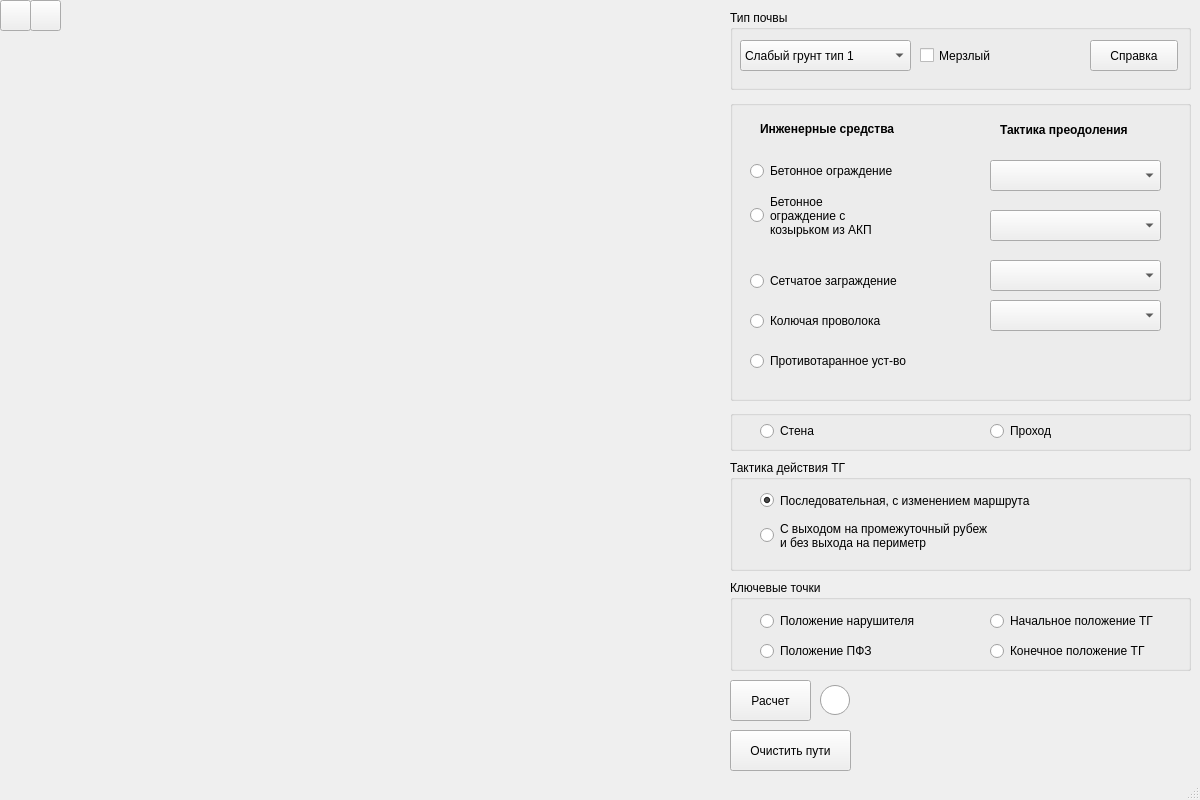
<?xml version="1.0" encoding="UTF-8"?>
<ui version="4.0">
 <class>MainWindow</class>
 <widget class="QMainWindow" name="MainWindow">
  <property name="enabled">
   <bool>true</bool>
  </property>
  <property name="geometry">
   <rect>
    <x>0</x>
    <y>0</y>
    <width>1200</width>
    <height>800</height>
   </rect>
  </property>
  <property name="sizePolicy">
   <sizepolicy hsizetype="Fixed" vsizetype="Fixed">
    <horstretch>0</horstretch>
    <verstretch>0</verstretch>
   </sizepolicy>
  </property>
  <property name="minimumSize">
   <size>
    <width>1200</width>
    <height>800</height>
   </size>
  </property>
  <property name="maximumSize">
   <size>
    <width>1200</width>
    <height>800</height>
   </size>
  </property>
  <property name="windowTitle">
   <string>MainWindow</string>
  </property>
  <widget class="QWidget" name="centralwidget">
   <property name="sizePolicy">
    <sizepolicy hsizetype="Ignored" vsizetype="Ignored">
     <horstretch>0</horstretch>
     <verstretch>0</verstretch>
    </sizepolicy>
   </property>
   <widget class="QPushButton" name="actionButton">
    <property name="geometry">
     <rect>
      <x>730</x>
      <y>680</y>
      <width>81</width>
      <height>41</height>
     </rect>
    </property>
    <property name="text">
     <string>Расчет</string>
    </property>
   </widget>
   <widget class="QGroupBox" name="groundBox">
    <property name="geometry">
     <rect>
      <x>730</x>
      <y>10</y>
      <width>461</width>
      <height>80</height>
     </rect>
    </property>
    <property name="title">
     <string>Тип почвы</string>
    </property>
    <widget class="QCheckBox" name="freezeBox">
     <property name="geometry">
      <rect>
       <x>190</x>
       <y>30</y>
       <width>88</width>
       <height>31</height>
      </rect>
     </property>
     <property name="text">
      <string>Мерзлый</string>
     </property>
    </widget>
    <widget class="QComboBox" name="chooseGroundBox">
     <property name="geometry">
      <rect>
       <x>10</x>
       <y>30</y>
       <width>171</width>
       <height>31</height>
      </rect>
     </property>
     <property name="currentIndex">
      <number>0</number>
     </property>
     <item>
      <property name="text">
       <string>Слабый грунт тип 1</string>
      </property>
     </item>
     <item>
      <property name="text">
       <string>Слабый грунт тип 2</string>
      </property>
     </item>
     <item>
      <property name="text">
       <string>Средний грунт тип 1</string>
      </property>
     </item>
     <item>
      <property name="text">
       <string>Средний грунт тип 2</string>
      </property>
     </item>
     <item>
      <property name="text">
       <string>Твердый грунт тип 1</string>
      </property>
     </item>
     <item>
      <property name="text">
       <string>Твердый грунт тип 2</string>
      </property>
     </item>
     <item>
      <property name="text">
       <string>Скальный грунт тип 1</string>
      </property>
     </item>
     <item>
      <property name="text">
       <string>Скальный грунт тип 2</string>
      </property>
     </item>
     <item>
      <property name="text">
       <string>Скальный грунт тип 3</string>
      </property>
     </item>
    </widget>
    <widget class="QPushButton" name="helpGroundButton">
     <property name="geometry">
      <rect>
       <x>360</x>
       <y>30</y>
       <width>88</width>
       <height>31</height>
      </rect>
     </property>
     <property name="text">
      <string>Справка</string>
     </property>
     <property name="icon">
      <iconset theme="help-about">
       <normaloff>.</normaloff>.</iconset>
     </property>
    </widget>
   </widget>
   <widget class="QGroupBox" name="facilitiesBox">
    <property name="geometry">
     <rect>
      <x>730</x>
      <y>100</y>
      <width>461</width>
      <height>301</height>
     </rect>
    </property>
    <property name="title">
     <string/>
    </property>
    <widget class="QStackedWidget" name="stackedWidget">
     <property name="geometry">
      <rect>
       <x>10</x>
       <y>10</y>
       <width>441</width>
       <height>281</height>
      </rect>
     </property>
     <property name="currentIndex">
      <number>1</number>
     </property>
     <widget class="QWidget" name="page_1">
      <widget class="QRadioButton" name="woodDoor">
       <property name="geometry">
        <rect>
         <x>10</x>
         <y>50</y>
         <width>181</width>
         <height>22</height>
        </rect>
       </property>
       <property name="text">
        <string>Деревянная дверь</string>
       </property>
       <attribute name="buttonGroup">
        <string notr="true">buttonGroup</string>
       </attribute>
      </widget>
      <widget class="QRadioButton" name="woodMetalDoor">
       <property name="geometry">
        <rect>
         <x>10</x>
         <y>100</y>
         <width>171</width>
         <height>41</height>
        </rect>
       </property>
       <property name="text">
        <string>Деревянная дверь,
обитая металлом</string>
       </property>
       <attribute name="buttonGroup">
        <string notr="true">buttonGroup</string>
       </attribute>
      </widget>
      <widget class="QRadioButton" name="metalDoor">
       <property name="geometry">
        <rect>
         <x>10</x>
         <y>180</y>
         <width>191</width>
         <height>22</height>
        </rect>
       </property>
       <property name="text">
        <string>Металлическая дверь</string>
       </property>
       <attribute name="buttonGroup">
        <string notr="true">buttonGroup</string>
       </attribute>
      </widget>
      <widget class="QRadioButton" name="window">
       <property name="geometry">
        <rect>
         <x>10</x>
         <y>240</y>
         <width>105</width>
         <height>22</height>
        </rect>
       </property>
       <property name="text">
        <string>Окно</string>
       </property>
       <attribute name="buttonGroup">
        <string notr="true">buttonGroup</string>
       </attribute>
      </widget>
      <widget class="QComboBox" name="woodBox">
       <property name="geometry">
        <rect>
         <x>250</x>
         <y>50</y>
         <width>171</width>
         <height>31</height>
        </rect>
       </property>
       <property name="currentIndex">
        <number>-1</number>
       </property>
       <item>
        <property name="text">
         <string>Выбивание</string>
        </property>
       </item>
       <item>
        <property name="text">
         <string>Разрушение петель </string>
        </property>
       </item>
       <item>
        <property name="text">
         <string>Разрушение замка</string>
        </property>
       </item>
       <item>
        <property name="text">
         <string>Отжим двери</string>
        </property>
       </item>
       <item>
        <property name="text">
         <string>Отжим ригеля</string>
        </property>
       </item>
      </widget>
      <widget class="QComboBox" name="woodMetalBox">
       <property name="geometry">
        <rect>
         <x>250</x>
         <y>110</y>
         <width>171</width>
         <height>31</height>
        </rect>
       </property>
       <property name="currentIndex">
        <number>-1</number>
       </property>
       <item>
        <property name="text">
         <string>Выбивание</string>
        </property>
       </item>
       <item>
        <property name="text">
         <string>Разрушение петель</string>
        </property>
       </item>
       <item>
        <property name="text">
         <string>Разрушенеие замка</string>
        </property>
       </item>
       <item>
        <property name="text">
         <string>Отжим двери</string>
        </property>
       </item>
       <item>
        <property name="text">
         <string>Отжим ригеля</string>
        </property>
       </item>
      </widget>
      <widget class="QComboBox" name="metalBox">
       <property name="geometry">
        <rect>
         <x>250</x>
         <y>170</y>
         <width>171</width>
         <height>31</height>
        </rect>
       </property>
       <property name="currentIndex">
        <number>-1</number>
       </property>
       <item>
        <property name="text">
         <string>Выбивание</string>
        </property>
       </item>
       <item>
        <property name="text">
         <string>Разрезание ножовкой</string>
        </property>
       </item>
       <item>
        <property name="text">
         <string>Газовая резка</string>
        </property>
       </item>
       <item>
        <property name="text">
         <string>Разрушение замка</string>
        </property>
       </item>
       <item>
        <property name="text">
         <string>Отжим двери</string>
        </property>
       </item>
       <item>
        <property name="text">
         <string>Отжим ригеля</string>
        </property>
       </item>
      </widget>
      <widget class="QComboBox" name="windowBox">
       <property name="geometry">
        <rect>
         <x>250</x>
         <y>230</y>
         <width>171</width>
         <height>31</height>
        </rect>
       </property>
       <property name="currentIndex">
        <number>-1</number>
       </property>
       <item>
        <property name="text">
         <string>Пролом стекла А1-А3</string>
        </property>
       </item>
       <item>
        <property name="text">
         <string>Пролом стекла Б1</string>
        </property>
       </item>
       <item>
        <property name="text">
         <string>Пролом стекла Б2</string>
        </property>
       </item>
       <item>
        <property name="text">
         <string>Пролом стекла Б3</string>
        </property>
       </item>
      </widget>
      <widget class="QLabel" name="tacticsLabel_1">
       <property name="geometry">
        <rect>
         <x>260</x>
         <y>10</y>
         <width>151</width>
         <height>20</height>
        </rect>
       </property>
       <property name="font">
        <font>
         <weight>75</weight>
         <bold>true</bold>
        </font>
       </property>
       <property name="text">
        <string>Тактика преодоления</string>
       </property>
      </widget>
      <widget class="QLabel" name="facilitiesLabel_1">
       <property name="geometry">
        <rect>
         <x>20</x>
         <y>10</y>
         <width>171</width>
         <height>18</height>
        </rect>
       </property>
       <property name="font">
        <font>
         <weight>75</weight>
         <bold>true</bold>
        </font>
       </property>
       <property name="text">
        <string>Инженерные средства</string>
       </property>
      </widget>
     </widget>
     <widget class="QWidget" name="page_2">
      <widget class="QRadioButton" name="concrete">
       <property name="geometry">
        <rect>
         <x>10</x>
         <y>50</y>
         <width>191</width>
         <height>22</height>
        </rect>
       </property>
       <property name="text">
        <string>Бетонное ограждение</string>
       </property>
       <attribute name="buttonGroup">
        <string notr="true">buttonGroup</string>
       </attribute>
      </widget>
      <widget class="QRadioButton" name="concreteAKP">
       <property name="geometry">
        <rect>
         <x>10</x>
         <y>80</y>
         <width>171</width>
         <height>51</height>
        </rect>
       </property>
       <property name="text">
        <string notr="true">Бетонное
ограждение с
козырьком из АКП </string>
       </property>
       <attribute name="buttonGroup">
        <string notr="true">buttonGroup</string>
       </attribute>
      </widget>
      <widget class="QRadioButton" name="gridWall">
       <property name="geometry">
        <rect>
         <x>10</x>
         <y>160</y>
         <width>201</width>
         <height>22</height>
        </rect>
       </property>
       <property name="text">
        <string>Сетчатое заграждение</string>
       </property>
       <attribute name="buttonGroup">
        <string notr="true">buttonGroup</string>
       </attribute>
      </widget>
      <widget class="QRadioButton" name="barbedWall">
       <property name="geometry">
        <rect>
         <x>10</x>
         <y>200</y>
         <width>171</width>
         <height>22</height>
        </rect>
       </property>
       <property name="text">
        <string>Колючая проволока</string>
       </property>
       <attribute name="buttonGroup">
        <string notr="true">buttonGroup</string>
       </attribute>
      </widget>
      <widget class="QComboBox" name="concreteAKPBox">
       <property name="geometry">
        <rect>
         <x>250</x>
         <y>100</y>
         <width>171</width>
         <height>31</height>
        </rect>
       </property>
       <property name="currentIndex">
        <number>-1</number>
       </property>
       <item>
        <property name="text">
         <string>Перелаз</string>
        </property>
       </item>
       <item>
        <property name="text">
         <string>Подкоп</string>
        </property>
       </item>
      </widget>
      <widget class="QComboBox" name="concreteBox">
       <property name="geometry">
        <rect>
         <x>250</x>
         <y>50</y>
         <width>171</width>
         <height>31</height>
        </rect>
       </property>
       <property name="currentIndex">
        <number>-1</number>
       </property>
       <item>
        <property name="text">
         <string>Перелаз</string>
        </property>
       </item>
       <item>
        <property name="text">
         <string>Подкоп</string>
        </property>
       </item>
      </widget>
      <widget class="QComboBox" name="gridWallBox">
       <property name="geometry">
        <rect>
         <x>250</x>
         <y>150</y>
         <width>171</width>
         <height>31</height>
        </rect>
       </property>
       <property name="currentIndex">
        <number>-1</number>
       </property>
       <item>
        <property name="text">
         <string>Перелаз</string>
        </property>
       </item>
       <item>
        <property name="text">
         <string>Пролом</string>
        </property>
       </item>
       <item>
        <property name="text">
         <string>Подкоп</string>
        </property>
       </item>
      </widget>
      <widget class="QComboBox" name="barbedWallBox">
       <property name="geometry">
        <rect>
         <x>250</x>
         <y>190</y>
         <width>171</width>
         <height>31</height>
        </rect>
       </property>
       <property name="currentIndex">
        <number>-1</number>
       </property>
       <item>
        <property name="text">
         <string>Перелаз</string>
        </property>
       </item>
       <item>
        <property name="text">
         <string>Пролом</string>
        </property>
       </item>
       <item>
        <property name="text">
         <string>Подкоп</string>
        </property>
       </item>
      </widget>
      <widget class="QLabel" name="facilitiesLabel_2">
       <property name="geometry">
        <rect>
         <x>20</x>
         <y>10</y>
         <width>171</width>
         <height>18</height>
        </rect>
       </property>
       <property name="font">
        <font>
         <weight>75</weight>
         <bold>true</bold>
        </font>
       </property>
       <property name="text">
        <string>Инженерные средства</string>
       </property>
      </widget>
      <widget class="QLabel" name="tacticsLabel_2">
       <property name="geometry">
        <rect>
         <x>260</x>
         <y>10</y>
         <width>151</width>
         <height>20</height>
        </rect>
       </property>
       <property name="font">
        <font>
         <weight>75</weight>
         <bold>true</bold>
        </font>
       </property>
       <property name="text">
        <string>Тактика преодоления</string>
       </property>
      </widget>
      <widget class="QRadioButton" name="antiram">
       <property name="geometry">
        <rect>
         <x>10</x>
         <y>240</y>
         <width>191</width>
         <height>22</height>
        </rect>
       </property>
       <property name="text">
        <string>Противотаранное уст-во</string>
       </property>
       <attribute name="buttonGroup">
        <string notr="true">buttonGroup</string>
       </attribute>
      </widget>
      <zorder>gridWallBox</zorder>
      <zorder>concrete</zorder>
      <zorder>concreteAKP</zorder>
      <zorder>gridWall</zorder>
      <zorder>barbedWall</zorder>
      <zorder>concreteAKPBox</zorder>
      <zorder>concreteBox</zorder>
      <zorder>barbedWallBox</zorder>
      <zorder>facilitiesLabel_2</zorder>
      <zorder>tacticsLabel_2</zorder>
      <zorder>antiram</zorder>
     </widget>
     <widget class="QWidget" name="page_3">
      <widget class="QRadioButton" name="irFacility">
       <property name="geometry">
        <rect>
         <x>20</x>
         <y>100</y>
         <width>171</width>
         <height>22</height>
        </rect>
       </property>
       <property name="text">
        <string>Инфракрасный датчик</string>
       </property>
       <attribute name="buttonGroup">
        <string notr="true">buttonGroup</string>
       </attribute>
      </widget>
      <widget class="QRadioButton" name="gerkonFacility">
       <property name="geometry">
        <rect>
         <x>250</x>
         <y>100</y>
         <width>191</width>
         <height>22</height>
        </rect>
       </property>
       <property name="text">
        <string>Герконовый датчик</string>
       </property>
       <attribute name="buttonGroup">
        <string notr="true">buttonGroup</string>
       </attribute>
      </widget>
      <widget class="QRadioButton" name="elmechFacility">
       <property name="geometry">
        <rect>
         <x>20</x>
         <y>160</y>
         <width>221</width>
         <height>22</height>
        </rect>
       </property>
       <property name="text">
        <string>Электромеханический замок</string>
       </property>
       <attribute name="buttonGroup">
        <string notr="true">buttonGroup</string>
       </attribute>
      </widget>
      <widget class="QRadioButton" name="turnstileFacility">
       <property name="geometry">
        <rect>
         <x>20</x>
         <y>40</y>
         <width>151</width>
         <height>22</height>
        </rect>
       </property>
       <property name="text">
        <string>Турникет</string>
       </property>
       <attribute name="buttonGroup">
        <string notr="true">buttonGroup</string>
       </attribute>
      </widget>
      <widget class="QLabel" name="tacticsLabel_3">
       <property name="geometry">
        <rect>
         <x>110</x>
         <y>10</y>
         <width>251</width>
         <height>20</height>
        </rect>
       </property>
       <property name="font">
        <font>
         <weight>75</weight>
         <bold>true</bold>
        </font>
       </property>
       <property name="text">
        <string>Технические средства обнаружения</string>
       </property>
      </widget>
      <widget class="QRadioButton" name="videoFacility">
       <property name="geometry">
        <rect>
         <x>20</x>
         <y>70</y>
         <width>151</width>
         <height>22</height>
        </rect>
       </property>
       <property name="text">
        <string>Видеокамера</string>
       </property>
       <attribute name="buttonGroup">
        <string notr="true">buttonGroup</string>
       </attribute>
      </widget>
      <widget class="QRadioButton" name="cardFacility">
       <property name="geometry">
        <rect>
         <x>20</x>
         <y>190</y>
         <width>191</width>
         <height>22</height>
        </rect>
       </property>
       <property name="text">
        <string>Считыватели карт</string>
       </property>
       <attribute name="buttonGroup">
        <string notr="true">buttonGroup</string>
       </attribute>
      </widget>
      <widget class="QRadioButton" name="alarmFacility">
       <property name="geometry">
        <rect>
         <x>250</x>
         <y>190</y>
         <width>191</width>
         <height>22</height>
        </rect>
       </property>
       <property name="text">
        <string>Кнопка тревоги</string>
       </property>
       <attribute name="buttonGroup">
        <string notr="true">buttonGroup</string>
       </attribute>
      </widget>
      <widget class="QRadioButton" name="glassFacility">
       <property name="geometry">
        <rect>
         <x>250</x>
         <y>40</y>
         <width>191</width>
         <height>22</height>
        </rect>
       </property>
       <property name="text">
        <string>Датчик разбития стекла</string>
       </property>
       <attribute name="buttonGroup">
        <string notr="true">buttonGroup</string>
       </attribute>
      </widget>
      <widget class="QRadioButton" name="warmFacility">
       <property name="geometry">
        <rect>
         <x>250</x>
         <y>70</y>
         <width>191</width>
         <height>22</height>
        </rect>
       </property>
       <property name="text">
        <string>Тепловой извещатель</string>
       </property>
       <attribute name="buttonGroup">
        <string notr="true">buttonGroup</string>
       </attribute>
      </widget>
      <widget class="QRadioButton" name="bioFacility">
       <property name="geometry">
        <rect>
         <x>20</x>
         <y>130</y>
         <width>221</width>
         <height>22</height>
        </rect>
       </property>
       <property name="text">
        <string>Биометрический считыватель</string>
       </property>
       <attribute name="buttonGroup">
        <string notr="true">buttonGroup</string>
       </attribute>
      </widget>
      <widget class="QRadioButton" name="capacityFacility">
       <property name="geometry">
        <rect>
         <x>250</x>
         <y>130</y>
         <width>181</width>
         <height>21</height>
        </rect>
       </property>
       <property name="text">
        <string>Емкостное средство</string>
       </property>
       <attribute name="buttonGroup">
        <string notr="true">buttonGroup</string>
       </attribute>
      </widget>
      <widget class="QRadioButton" name="radioFacility">
       <property name="geometry">
        <rect>
         <x>250</x>
         <y>160</y>
         <width>201</width>
         <height>20</height>
        </rect>
       </property>
       <property name="text">
        <string>Радиолучевое средство</string>
       </property>
       <attribute name="buttonGroup">
        <string notr="true">buttonGroup</string>
       </attribute>
      </widget>
      <widget class="QRadioButton" name="bombFacility">
       <property name="geometry">
        <rect>
         <x>20</x>
         <y>220</y>
         <width>151</width>
         <height>22</height>
        </rect>
       </property>
       <property name="text">
        <string>Обнаружитель ВВ</string>
       </property>
       <attribute name="buttonGroup">
        <string notr="true">buttonGroup</string>
       </attribute>
      </widget>
      <widget class="QRadioButton" name="piezoFacility">
       <property name="geometry">
        <rect>
         <x>250</x>
         <y>220</y>
         <width>181</width>
         <height>22</height>
        </rect>
       </property>
       <property name="text">
        <string>Пьезоэлектрическое</string>
       </property>
       <attribute name="buttonGroup">
        <string notr="true">buttonGroup</string>
       </attribute>
      </widget>
      <widget class="QRadioButton" name="gatewayFacility">
       <property name="geometry">
        <rect>
         <x>20</x>
         <y>250</y>
         <width>151</width>
         <height>22</height>
        </rect>
       </property>
       <property name="text">
        <string>Шлюз</string>
       </property>
       <attribute name="buttonGroup">
        <string notr="true">buttonGroup</string>
       </attribute>
      </widget>
     </widget>
    </widget>
    <widget class="QPushButton" name="listButton_prev">
     <property name="geometry">
      <rect>
       <x>420</x>
       <y>10</y>
       <width>21</width>
       <height>21</height>
      </rect>
     </property>
     <property name="font">
      <font>
       <pointsize>15</pointsize>
      </font>
     </property>
     <property name="cursor">
      <cursorShape>PointingHandCursor</cursorShape>
     </property>
     <property name="styleSheet">
      <string notr="true">QPushButton {border:  none}</string>
     </property>
     <property name="text">
      <string/>
     </property>
     <property name="icon">
      <iconset theme="go-previous">
       <normaloff>.</normaloff>.</iconset>
     </property>
    </widget>
   </widget>
   <widget class="QGroupBox" name="tacticsBox">
    <property name="geometry">
     <rect>
      <x>730</x>
      <y>460</y>
      <width>461</width>
      <height>111</height>
     </rect>
    </property>
    <property name="title">
     <string>Тактика действия ТГ</string>
    </property>
    <widget class="QRadioButton" name="consistentTactic">
     <property name="enabled">
      <bool>true</bool>
     </property>
     <property name="geometry">
      <rect>
       <x>30</x>
       <y>30</y>
       <width>361</width>
       <height>21</height>
      </rect>
     </property>
     <property name="text">
      <string>Последовательная, с изменением маршрута</string>
     </property>
     <property name="checked">
      <bool>true</bool>
     </property>
    </widget>
    <widget class="QRadioButton" name="intermediateTactic">
     <property name="geometry">
      <rect>
       <x>30</x>
       <y>50</y>
       <width>321</width>
       <height>51</height>
      </rect>
     </property>
     <property name="text">
      <string>С выходом на промежуточный рубеж
и без выхода на периметр </string>
     </property>
    </widget>
   </widget>
   <widget class="QGroupBox" name="groupBox">
    <property name="geometry">
     <rect>
      <x>730</x>
      <y>580</y>
      <width>461</width>
      <height>91</height>
     </rect>
    </property>
    <property name="title">
     <string>Ключевые точки</string>
    </property>
    <widget class="QRadioButton" name="intruder">
     <property name="geometry">
      <rect>
       <x>30</x>
       <y>30</y>
       <width>201</width>
       <height>22</height>
      </rect>
     </property>
     <property name="text">
      <string>Положение нарушителя</string>
     </property>
     <attribute name="buttonGroup">
      <string notr="true">buttonGroup</string>
     </attribute>
    </widget>
    <widget class="QRadioButton" name="PFZ">
     <property name="geometry">
      <rect>
       <x>30</x>
       <y>60</y>
       <width>181</width>
       <height>22</height>
      </rect>
     </property>
     <property name="text">
      <string>Положение ПФЗ</string>
     </property>
     <attribute name="buttonGroup">
      <string notr="true">buttonGroup</string>
     </attribute>
    </widget>
    <widget class="QRadioButton" name="startTG">
     <property name="geometry">
      <rect>
       <x>260</x>
       <y>30</y>
       <width>211</width>
       <height>22</height>
      </rect>
     </property>
     <property name="text">
      <string>Начальное положение ТГ</string>
     </property>
     <attribute name="buttonGroup">
      <string notr="true">buttonGroup</string>
     </attribute>
    </widget>
    <widget class="QRadioButton" name="endTG">
     <property name="geometry">
      <rect>
       <x>260</x>
       <y>60</y>
       <width>201</width>
       <height>22</height>
      </rect>
     </property>
     <property name="text">
      <string>Конечное положение ТГ</string>
     </property>
     <attribute name="buttonGroup">
      <string notr="true">buttonGroup</string>
     </attribute>
    </widget>
   </widget>
   <widget class="QGroupBox" name="groupBox_2">
    <property name="geometry">
     <rect>
      <x>730</x>
      <y>410</y>
      <width>461</width>
      <height>41</height>
     </rect>
    </property>
    <property name="title">
     <string/>
    </property>
    <widget class="QRadioButton" name="wall">
     <property name="geometry">
      <rect>
       <x>30</x>
       <y>10</y>
       <width>105</width>
       <height>22</height>
      </rect>
     </property>
     <property name="text">
      <string>Стена</string>
     </property>
     <attribute name="buttonGroup">
      <string notr="true">buttonGroup</string>
     </attribute>
    </widget>
    <widget class="QRadioButton" name="passage">
     <property name="geometry">
      <rect>
       <x>260</x>
       <y>10</y>
       <width>105</width>
       <height>22</height>
      </rect>
     </property>
     <property name="text">
      <string>Проход</string>
     </property>
     <attribute name="buttonGroup">
      <string notr="true">buttonGroup</string>
     </attribute>
    </widget>
   </widget>
   <widget class="QPushButton" name="clearButton">
    <property name="geometry">
     <rect>
      <x>730</x>
      <y>730</y>
      <width>121</width>
      <height>41</height>
     </rect>
    </property>
    <property name="text">
     <string>Очистить пути</string>
    </property>
   </widget>
   <widget class="QRadioButton" name="clearCellButton">
    <property name="geometry">
     <rect>
      <x>820</x>
      <y>680</y>
      <width>31</width>
      <height>41</height>
     </rect>
    </property>
    <property name="styleSheet">
     <string notr="true">QRadioButton::indicator {
     width: 30px;
     height: 30px;
 }
QRadioButton::indicator::unchecked {
     image: url(pictures/ClearPicUnchecked.png);
 }
QRadioButton::indicator::checked {
     image: url(pictures/ClearPicChecked.png);
 }</string>
    </property>
    <property name="text">
     <string/>
    </property>
    <attribute name="buttonGroup">
     <string notr="true">buttonGroup</string>
    </attribute>
   </widget>
   <widget class="QLabel" name="outputLabel">
    <property name="geometry">
     <rect>
      <x>910</x>
      <y>680</y>
      <width>281</width>
      <height>91</height>
     </rect>
    </property>
    <property name="text">
     <string/>
    </property>
   </widget>
   <widget class="QPushButton" name="saveButton">
    <property name="geometry">
     <rect>
      <x>0</x>
      <y>0</y>
      <width>31</width>
      <height>31</height>
     </rect>
    </property>
    <property name="text">
     <string/>
    </property>
    <property name="icon">
     <iconset>
      <normaloff>pictures/save.png</normaloff>
      <normalon>pictures/save.png</normalon>pictures/save.png</iconset>
    </property>
    <property name="iconSize">
     <size>
      <width>24</width>
      <height>24</height>
     </size>
    </property>
   </widget>
   <widget class="QPushButton" name="loadButton">
    <property name="geometry">
     <rect>
      <x>30</x>
      <y>0</y>
      <width>31</width>
      <height>31</height>
     </rect>
    </property>
    <property name="text">
     <string/>
    </property>
    <property name="icon">
     <iconset>
      <normaloff>pictures/open.png</normaloff>pictures/open.png</iconset>
    </property>
    <property name="iconSize">
     <size>
      <width>24</width>
      <height>24</height>
     </size>
    </property>
   </widget>
   <widget class="QPushButton" name="listButton_next">
    <property name="geometry">
     <rect>
      <x>1165</x>
      <y>110</y>
      <width>20</width>
      <height>21</height>
     </rect>
    </property>
    <property name="font">
     <font>
      <pointsize>15</pointsize>
     </font>
    </property>
    <property name="cursor">
     <cursorShape>PointingHandCursor</cursorShape>
    </property>
    <property name="styleSheet">
     <string notr="true">QPushButton {border:  none}</string>
    </property>
    <property name="text">
     <string/>
    </property>
    <property name="icon">
     <iconset theme="go-next">
      <normaloff>.</normaloff>.</iconset>
    </property>
   </widget>
  </widget>
  <widget class="QStatusBar" name="statusbar"/>
 </widget>
 <tabstops>
  <tabstop>actionButton</tabstop>
  <tabstop>freezeBox</tabstop>
  <tabstop>chooseGroundBox</tabstop>
  <tabstop>helpGroundButton</tabstop>
 </tabstops>
 <resources/>
 <connections/>
 <buttongroups>
  <buttongroup name="buttonGroup"/>
 </buttongroups>
</ui>
